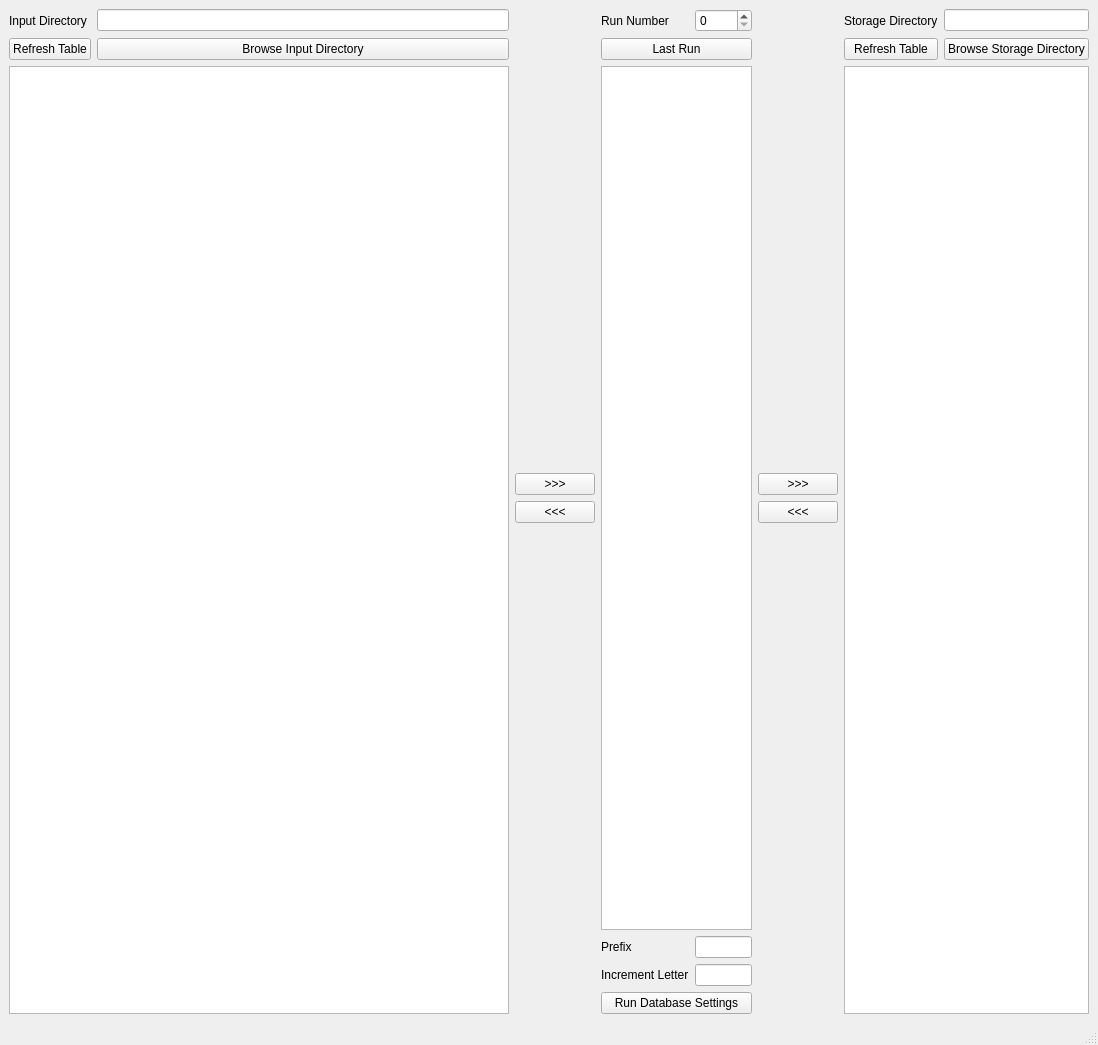
<?xml version="1.0" encoding="UTF-8"?>
<ui version="4.0">
 <class>MainWindow</class>
 <widget class="QMainWindow" name="MainWindow">
  <property name="geometry">
   <rect>
    <x>0</x>
    <y>0</y>
    <width>1098</width>
    <height>1045</height>
   </rect>
  </property>
  <property name="windowTitle">
   <string>MainWindow</string>
  </property>
  <widget class="QWidget" name="centralwidget">
   <layout class="QGridLayout" name="gridLayout">
    <item row="0" column="1">
     <widget class="QLabel" name="label">
      <property name="text">
       <string>Input Directory</string>
      </property>
     </widget>
    </item>
    <item row="0" column="2">
     <widget class="QLineEdit" name="input_directory_lineEdit"/>
    </item>
    <item row="0" column="4">
     <widget class="QLabel" name="label_5">
      <property name="text">
       <string>Run Number</string>
      </property>
     </widget>
    </item>
    <item row="0" column="5">
     <widget class="QSpinBox" name="spinBox"/>
    </item>
    <item row="0" column="7">
     <widget class="QLabel" name="label_2">
      <property name="text">
       <string>Storage Directory</string>
      </property>
     </widget>
    </item>
    <item row="0" column="8">
     <widget class="QLineEdit" name="input_directory_lineEdit_2"/>
    </item>
    <item row="1" column="1">
     <widget class="QPushButton" name="refresh_input_pushButton">
      <property name="text">
       <string>Refresh Table</string>
      </property>
     </widget>
    </item>
    <item row="1" column="2">
     <widget class="QPushButton" name="browse_input_pushButton">
      <property name="text">
       <string>Browse Input Directory</string>
      </property>
     </widget>
    </item>
    <item row="1" column="4" colspan="2">
     <widget class="QPushButton" name="refresh_pushButton_6">
      <property name="text">
       <string>Last Run</string>
      </property>
     </widget>
    </item>
    <item row="1" column="7">
     <widget class="QPushButton" name="refresh_storage_pushButton">
      <property name="text">
       <string>Refresh Table</string>
      </property>
     </widget>
    </item>
    <item row="1" column="8">
     <widget class="QPushButton" name="browse_storage_pushButton">
      <property name="text">
       <string>Browse Storage Directory</string>
      </property>
     </widget>
    </item>
    <item row="2" column="0">
     <spacer name="horizontalSpacer">
      <property name="orientation">
       <enum>Qt::Horizontal</enum>
      </property>
      <property name="sizeType">
       <enum>QSizePolicy::Preferred</enum>
      </property>
      <property name="sizeHint" stdset="0">
       <size>
        <width>20</width>
        <height>20</height>
       </size>
      </property>
     </spacer>
    </item>
    <item row="2" column="1" rowspan="7" colspan="2">
     <widget class="QTableWidget" name="in_dir_tableWidget">
      <property name="sizePolicy">
       <sizepolicy hsizetype="Minimum" vsizetype="Expanding">
        <horstretch>0</horstretch>
        <verstretch>0</verstretch>
       </sizepolicy>
      </property>
      <property name="minimumSize">
       <size>
        <width>500</width>
        <height>0</height>
       </size>
      </property>
     </widget>
    </item>
    <item row="2" column="4" rowspan="4" colspan="2">
     <widget class="QTableWidget" name="in_dir_tableWidget_2"/>
    </item>
    <item row="2" column="7" rowspan="7" colspan="2">
     <widget class="QTableWidget" name="in_dir_tableWidget_3"/>
    </item>
    <item row="3" column="3">
     <widget class="QPushButton" name="pushButton">
      <property name="text">
       <string>&gt;&gt;&gt;</string>
      </property>
     </widget>
    </item>
    <item row="3" column="6">
     <widget class="QPushButton" name="pushButton_3">
      <property name="text">
       <string>&gt;&gt;&gt;</string>
      </property>
     </widget>
    </item>
    <item row="4" column="3">
     <widget class="QPushButton" name="pushButton_2">
      <property name="text">
       <string>&lt;&lt;&lt;</string>
      </property>
     </widget>
    </item>
    <item row="4" column="6">
     <widget class="QPushButton" name="pushButton_4">
      <property name="text">
       <string>&lt;&lt;&lt;</string>
      </property>
     </widget>
    </item>
    <item row="5" column="9">
     <spacer name="horizontalSpacer_2">
      <property name="orientation">
       <enum>Qt::Horizontal</enum>
      </property>
      <property name="sizeType">
       <enum>QSizePolicy::Preferred</enum>
      </property>
      <property name="sizeHint" stdset="0">
       <size>
        <width>12</width>
        <height>20</height>
       </size>
      </property>
     </spacer>
    </item>
    <item row="6" column="4">
     <widget class="QLabel" name="label_3">
      <property name="text">
       <string>Prefix</string>
      </property>
     </widget>
    </item>
    <item row="6" column="5">
     <widget class="QLineEdit" name="input_directory_lineEdit_3"/>
    </item>
    <item row="7" column="4">
     <widget class="QLabel" name="label_4">
      <property name="text">
       <string>Increment Letter</string>
      </property>
     </widget>
    </item>
    <item row="7" column="5">
     <widget class="QLineEdit" name="input_directory_lineEdit_4"/>
    </item>
    <item row="8" column="4" colspan="2">
     <widget class="QPushButton" name="refresh_pushButton_5">
      <property name="text">
       <string>Run Database Settings</string>
      </property>
     </widget>
    </item>
   </layout>
  </widget>
  <widget class="QMenuBar" name="menubar">
   <property name="geometry">
    <rect>
     <x>0</x>
     <y>0</y>
     <width>1098</width>
     <height>21</height>
    </rect>
   </property>
  </widget>
  <widget class="QStatusBar" name="statusbar"/>
 </widget>
 <resources/>
 <connections/>
</ui>
